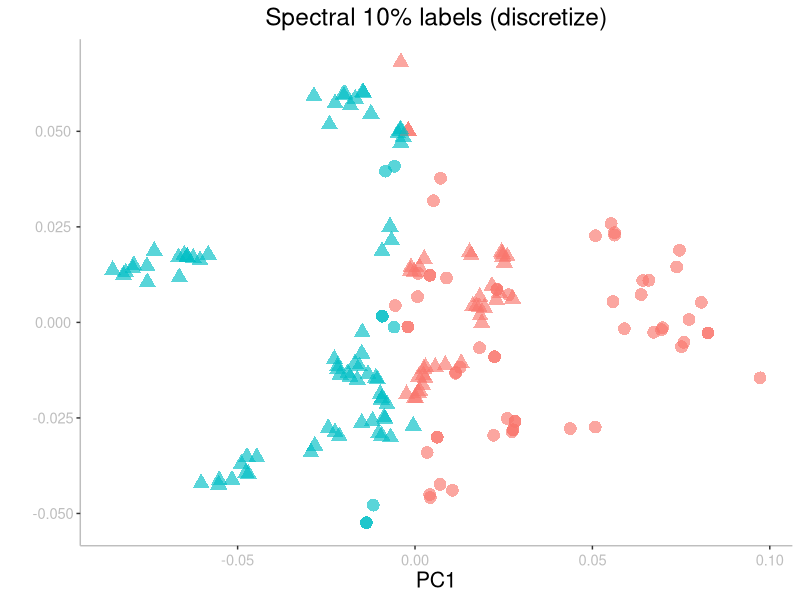
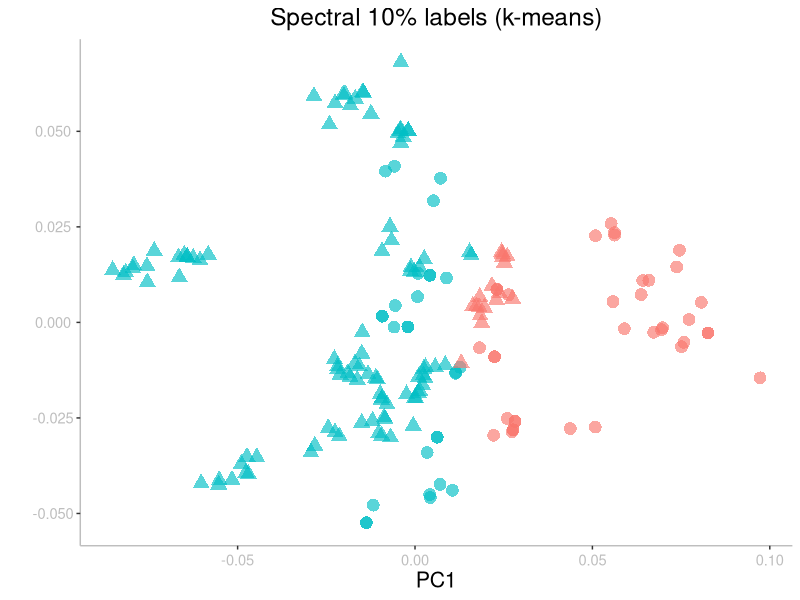
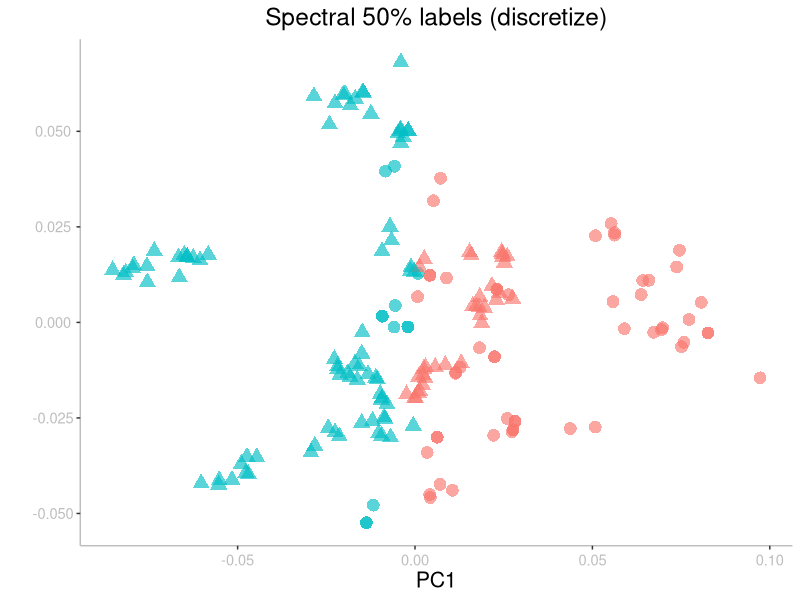
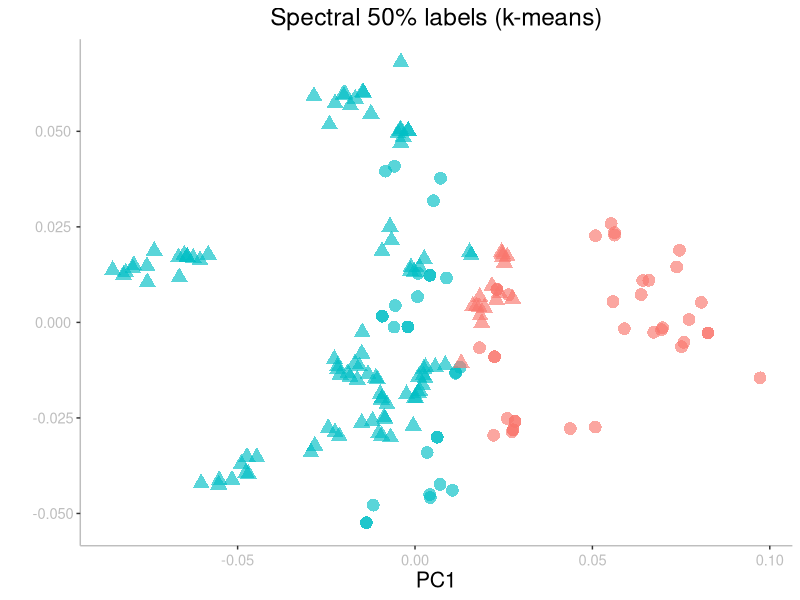
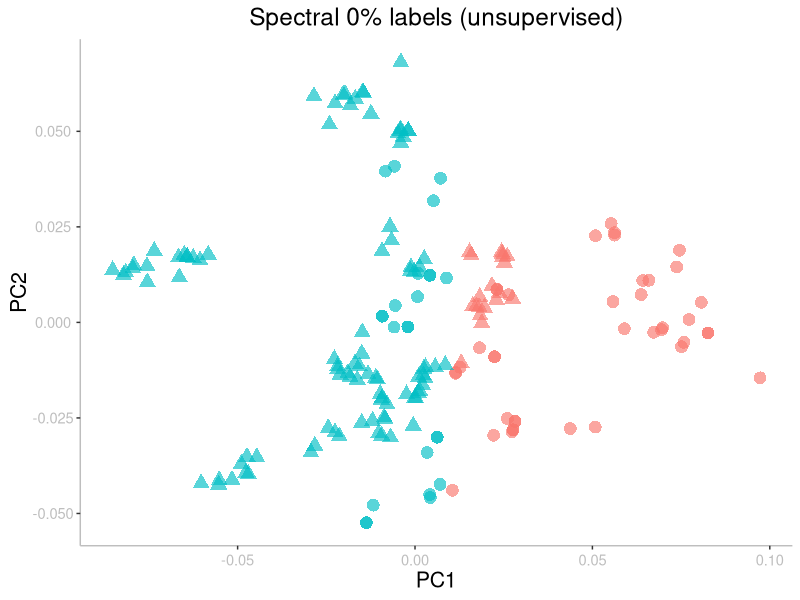
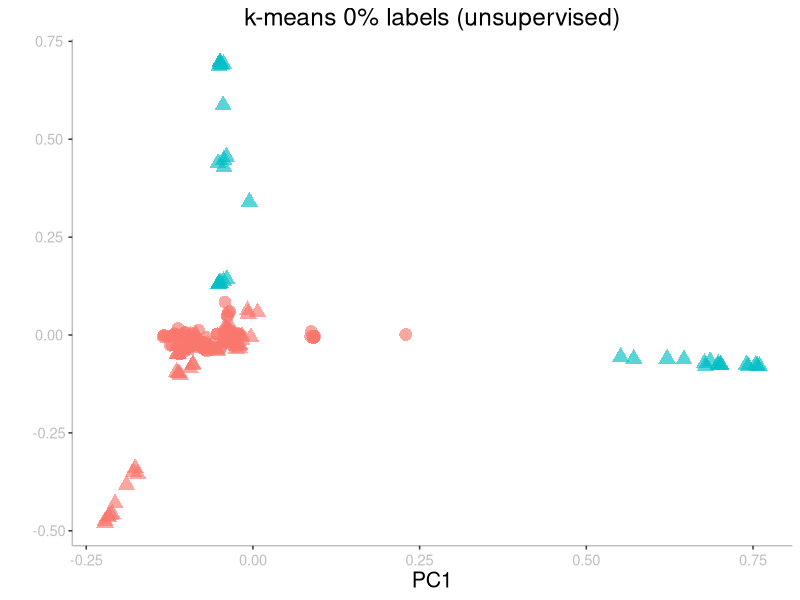
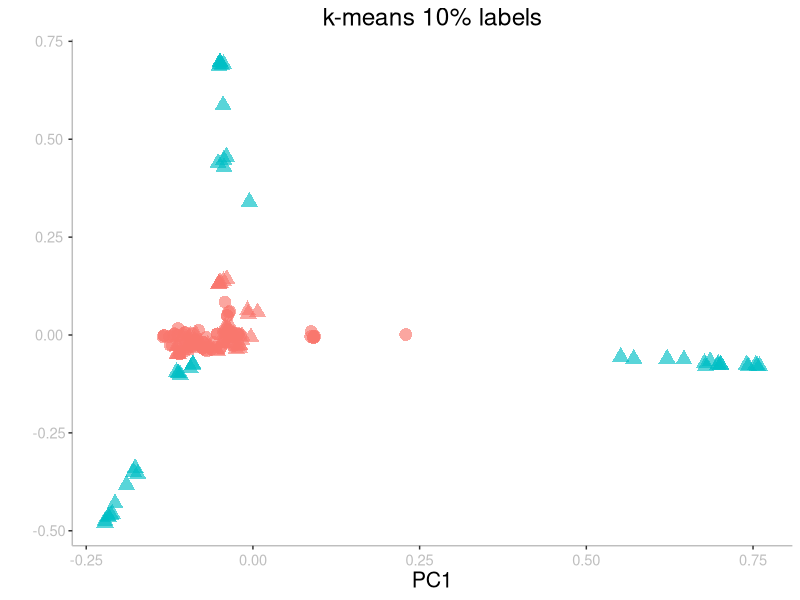
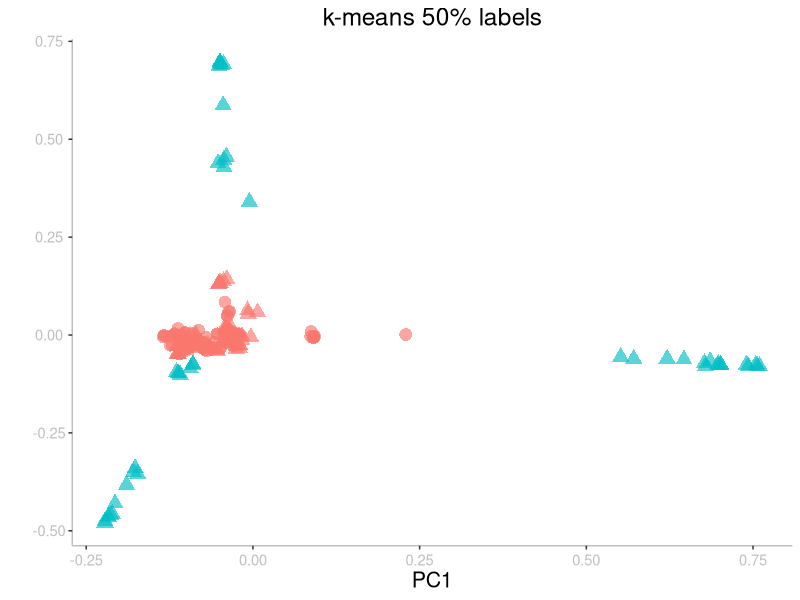

R code for these plots, in order:
## ---- chunk 1
dat = read.table("spectral_output/spectral_export_PCA.csv", header=TRUE, sep=",")
str(dat)


## adding predicted labels for semi 10 dis
tmpdat = read.table("spectral_output/spectral_result_semi_10_dis.csv", header=TRUE, sep=",")
str(tmpdat)

## add column to dat
dat$pred10dis = tmpdat$X0

## adding predicted labels for semi 10 kmeans
tmpdat = read.table("spectral_output/spectral_result_semi_10_kmeans.csv", header=TRUE, sep=",")
str(tmpdat)

## add column to dat
dat$pred10k = tmpdat$X0

## adding predicted labels for semi 50 dis
tmpdat = read.table("spectral_output/spectral_result_semi_50_dis.csv", header=TRUE, sep=",")
str(tmpdat)

## add column to dat
dat$pred50dis = tmpdat$X0

## adding predicted labels for semi 50 kmeans
tmpdat = read.table("spectral_output/spectral_result_semi_50_kmeans.csv", header=TRUE, sep=",")
str(tmpdat)

## add column to dat
dat$pred50k = tmpdat$X0

## adding predicted labels for unsupervised
tmpdat = read.table("spectral_output/spectral_unsupervised_result.csv", header=TRUE, sep=",")
str(tmpdat)

## add column to dat
dat$pred.unsup = tmpdat$X0


## Data has all columns:
str(dat)

## Computed raw accuracies:
sum((dat$label - dat$pred10dis)^2)
sum((dat$label - dat$pred10k)^2)
sum((dat$label - dat$pred50dis)^2)
sum((dat$label - dat$pred10k)^2)
sum((dat$label - dat$pred.unsup)^2)
## ---- chunk 2
library(ggplot2)

p = ggplot(dat,aes(x=dimension1, y=dimension2, color=as.factor(pred10dis),shape=as.factor(label)))+geom_point(cex=4, alpha=0.65)+
   xlab("PC1") + ylab(" ")+ ggtitle("Spectral 10% labels (discretize)")+
   theme(
    plot.title = element_text(hjust=0.5, size=rel(1.6)),
    axis.title.x = element_text(size=rel(1.4)),
    axis.title.y = element_text(size=rel(1.4), angle=90, vjust=0.5, hjust=0.5),
    axis.text.x = element_text(colour="grey", size=rel(1.2), angle=0, hjust=.5, vjust=.5, face="plain"),
    axis.text.y = element_text(colour="grey", size=rel(1.2), angle=0, hjust=.5, vjust=.5, face="plain"),
    legend.text=element_text(size=rel(1.2)), legend.title=element_text(size=rel(1.5)),
    panel.background = element_blank(),
    axis.line = element_line(colour = "grey"),
    legend.position="none"
  )

p2 = ggplot(dat,aes(x=dimension1, y=dimension2, color=as.factor(pred10k),shape=as.factor(label)))+geom_point(cex=4, alpha=0.65)+
   xlab("PC1") + ylab(" ")+ ggtitle("Spectral 10% labels (k-means)")+
   theme(
    plot.title = element_text(hjust=0.5, size=rel(1.6)),
    axis.title.x = element_text(size=rel(1.4)),
    axis.title.y = element_text(size=rel(1.4), angle=90, vjust=0.5, hjust=0.5),
    axis.text.x = element_text(colour="grey", size=rel(1.2), angle=0, hjust=.5, vjust=.5, face="plain"),
    axis.text.y = element_text(colour="grey", size=rel(1.2), angle=0, hjust=.5, vjust=.5, face="plain"),
    legend.text=element_text(size=rel(1.2)), legend.title=element_text(size=rel(1.5)),
    panel.background = element_blank(),
    axis.line = element_line(colour = "grey"),
    legend.position="none"
  )

p3 = ggplot(dat,aes(x=dimension1, y=dimension2, color=as.factor(pred50dis),shape=as.factor(label)))+geom_point(cex=4, alpha=0.65)+
   xlab("PC1") + ylab(" ")+ ggtitle("Spectral 50% labels (discretize)")+
   theme(
    plot.title = element_text(hjust=0.5, size=rel(1.6)),
    axis.title.x = element_text(size=rel(1.4)),
    axis.title.y = element_text(size=rel(1.4), angle=90, vjust=0.5, hjust=0.5),
    axis.text.x = element_text(colour="grey", size=rel(1.2), angle=0, hjust=.5, vjust=.5, face="plain"),
    axis.text.y = element_text(colour="grey", size=rel(1.2), angle=0, hjust=.5, vjust=.5, face="plain"),
    legend.text=element_text(size=rel(1.2)), legend.title=element_text(size=rel(1.5)),
    panel.background = element_blank(),
    axis.line = element_line(colour = "grey"),
    legend.position="none"
  )

p4 = ggplot(dat,aes(x=dimension1, y=dimension2, color=as.factor(pred50k),shape=as.factor(label)))+geom_point(cex=4, alpha=0.65)+
   xlab("PC1") + ylab(" ")+ ggtitle("Spectral 50% labels (k-means)")+
   theme(
    plot.title = element_text(hjust=0.5, size=rel(1.6)),
    axis.title.x = element_text(size=rel(1.4)),
    axis.title.y = element_text(size=rel(1.4), angle=90, vjust=0.5, hjust=0.5),
    axis.text.x = element_text(colour="grey", size=rel(1.2), angle=0, hjust=.5, vjust=.5, face="plain"),
    axis.text.y = element_text(colour="grey", size=rel(1.2), angle=0, hjust=.5, vjust=.5, face="plain"),
    legend.text=element_text(size=rel(1.2)), legend.title=element_text(size=rel(1.5)),
    panel.background = element_blank(),
    axis.line = element_line(colour = "grey"),
    legend.position="none"
  )

p5 = ggplot(dat,aes(x=dimension1, y=dimension2, color=as.factor(pred.unsup),shape=as.factor(label)))+geom_point(cex=4, alpha=0.65)+
   xlab("PC1") + ylab("PC2")+ ggtitle("Spectral 0% labels (unsupervised)")+
   theme(
    plot.title = element_text(hjust=0.5, size=rel(1.6)),
    axis.title.x = element_text(size=rel(1.4)),
    axis.title.y = element_text(size=rel(1.4), angle=90, vjust=0.5, hjust=0.5),
    axis.text.x = element_text(colour="grey", size=rel(1.2), angle=0, hjust=.5, vjust=.5, face="plain"),
    axis.text.y = element_text(colour="grey", size=rel(1.2), angle=0, hjust=.5, vjust=.5, face="plain"),
    legend.text=element_text(size=rel(1.2)), legend.title=element_text(size=rel(1.5)),
    panel.background = element_blank(),
    axis.line = element_line(colour = "grey"),
    legend.position="none"
  )
p
p2
p3
p4
p5

## Saving plots
pdf("spectral-10dis.pdf",width=5,height=5)
p
dev.off()

pdf("spectral-10k.pdf",width=5,height=5)
p2
dev.off()

pdf("spectral-50dis.pdf",width=5,height=5)
p3
dev.off()

pdf("spectral-50k.pdf",width=5,height=5)
p4
dev.off()

pdf("spectral-unsup.pdf",width=5,height=5)
p5
dev.off()
## ---- chunk 3
dat0 = read.table("kmeans_output/test0_PCA.csv", header=TRUE, sep=",")
str(dat0)
dat0$PC1 = dat0$X0
dat0$PC2 = dat0$X1
dat0$pred0 = dat0$labels
dat0$label = dat$label ## using spectral data for the true labels of all

tmpdat = read.table("kmeans_output/test10_PCA.csv", header=TRUE, sep=",")
str(tmpdat)
dat0$pred10 = tmpdat$labels

tmpdat = read.table("kmeans_output/test50_PCA.csv", header=TRUE, sep=",")
str(tmpdat)
dat0$pred50 = tmpdat$labels

## Data has all columns:
str(dat0)

## Computed raw accuracies:
sum((dat0$label - dat0$pred0)^2)
sum((dat0$label - dat0$pred10)^2)
sum((dat0$label - dat0$pred50)^2)
## ---- chunk 4
library(ggplot2)

p = ggplot(dat0,aes(x=PC1, y=PC2, color=as.factor(pred0),shape=as.factor(label)))+geom_point(cex=4, alpha=0.65)+
   xlab("PC1") + ylab(" ")+ ggtitle("k-means 0% labels (unsupervised)")+
   theme(
    plot.title = element_text(hjust=0.5, size=rel(1.6)),
    axis.title.x = element_text(size=rel(1.4)),
    axis.title.y = element_text(size=rel(1.4), angle=90, vjust=0.5, hjust=0.5),
    axis.text.x = element_text(colour="grey", size=rel(1.2), angle=0, hjust=.5, vjust=.5, face="plain"),
    axis.text.y = element_text(colour="grey", size=rel(1.2), angle=0, hjust=.5, vjust=.5, face="plain"),
    legend.text=element_text(size=rel(1.2)), legend.title=element_text(size=rel(1.5)),
    panel.background = element_blank(),
    axis.line = element_line(colour = "grey"),
    legend.position="none"
  )

p2 = ggplot(dat0,aes(x=PC1, y=PC2, color=as.factor(pred10),shape=as.factor(label)))+geom_point(cex=4, alpha=0.65)+
   xlab("PC1") + ylab(" ")+ ggtitle("k-means 10% labels")+
   theme(
    plot.title = element_text(hjust=0.5, size=rel(1.6)),
    axis.title.x = element_text(size=rel(1.4)),
    axis.title.y = element_text(size=rel(1.4), angle=90, vjust=0.5, hjust=0.5),
    axis.text.x = element_text(colour="grey", size=rel(1.2), angle=0, hjust=.5, vjust=.5, face="plain"),
    axis.text.y = element_text(colour="grey", size=rel(1.2), angle=0, hjust=.5, vjust=.5, face="plain"),
    legend.text=element_text(size=rel(1.2)), legend.title=element_text(size=rel(1.5)),
    panel.background = element_blank(),
    axis.line = element_line(colour = "grey"),
    legend.position="none"
  )

p3 = ggplot(dat0,aes(x=PC1, y=PC2, color=as.factor(pred50),shape=as.factor(label)))+geom_point(cex=4, alpha=0.65)+
   xlab("PC1") + ylab(" ")+ ggtitle("k-means 50% labels")+
   theme(
    plot.title = element_text(hjust=0.5, size=rel(1.6)),
    axis.title.x = element_text(size=rel(1.4)),
    axis.title.y = element_text(size=rel(1.4), angle=90, vjust=0.5, hjust=0.5),
    axis.text.x = element_text(colour="grey", size=rel(1.2), angle=0, hjust=.5, vjust=.5, face="plain"),
    axis.text.y = element_text(colour="grey", size=rel(1.2), angle=0, hjust=.5, vjust=.5, face="plain"),
    legend.text=element_text(size=rel(1.2)), legend.title=element_text(size=rel(1.5)),
    panel.background = element_blank(),
    axis.line = element_line(colour = "grey"),
    legend.position="none"
  )

p
p2
p3

## Saving plots
pdf("kmeans-0.pdf",width=5,height=5)
p
dev.off()

pdf("kmeans-10.pdf",width=5,height=5)
p2
dev.off()

pdf("kmeans-50.pdf",width=5,height=5)
p3
dev.off()
## ---- chunk 5
dat = read.table("gmm_output/pca.csv", header=TRUE, sep=",")
str(dat)

tmpdat = read.table("gmm_output/predictions_10.csv", header=TRUE, sep=",")
str(tmpdat)
dat$pred10 = tmpdat$Labels

tmpdat = read.table("gmm_output/predictions_50.csv", header=TRUE, sep=",")
str(tmpdat)
dat$pred50 = tmpdat$Labels

tmpdat = read.table("gmm_output/predictions_unsup.csv", header=TRUE, sep=",")
str(tmpdat)
dat$pred0 = tmpdat$Labels

## Data has all columns:
str(dat)

## Computed raw accuracies:
sum((dat$target - dat$pred0)^2)
sum((dat$target - dat$pred10)^2)
sum((dat$target - dat$pred50)^2)
## ---- chunk 6
library(ggplot2)

p = ggplot(dat,aes(x=principal.component.1, y=principal.component.2, color=as.factor(pred0),shape=as.factor(target)))+geom_point(cex=4, alpha=0.65)+
   xlab("PC1") + ylab(" ")+ ggtitle("GMM 0% labels (unsupervised)")+
   theme(
    plot.title = element_text(hjust=0.5, size=rel(1.6)),
    axis.title.x = element_text(size=rel(1.4)),
    axis.title.y = element_text(size=rel(1.4), angle=90, vjust=0.5, hjust=0.5),
    axis.text.x = element_text(colour="grey", size=rel(1.2), angle=0, hjust=.5, vjust=.5, face="plain"),
    axis.text.y = element_text(colour="grey", size=rel(1.2), angle=0, hjust=.5, vjust=.5, face="plain"),
    legend.text=element_text(size=rel(1.2)), legend.title=element_text(size=rel(1.5)),
    panel.background = element_blank(),
    axis.line = element_line(colour = "grey"),
    legend.position="none"
  )

p2 = ggplot(dat,aes(x=principal.component.1, y=principal.component.2, color=as.factor(pred10),shape=as.factor(target)))+geom_point(cex=4, alpha=0.65)+
   xlab("PC1") + ylab(" ")+ ggtitle("GMM 10% labels")+
   theme(
    plot.title = element_text(hjust=0.5, size=rel(1.6)),
    axis.title.x = element_text(size=rel(1.4)),
    axis.title.y = element_text(size=rel(1.4), angle=90, vjust=0.5, hjust=0.5),
    axis.text.x = element_text(colour="grey", size=rel(1.2), angle=0, hjust=.5, vjust=.5, face="plain"),
    axis.text.y = element_text(colour="grey", size=rel(1.2), angle=0, hjust=.5, vjust=.5, face="plain"),
    legend.text=element_text(size=rel(1.2)), legend.title=element_text(size=rel(1.5)),
    panel.background = element_blank(),
    axis.line = element_line(colour = "grey"),
    legend.position="none"
  )

p3 = ggplot(dat,aes(x=principal.component.1, y=principal.component.2, color=as.factor(pred50),shape=as.factor(target)))+geom_point(cex=4, alpha=0.65)+
   xlab("PC1") + ylab(" ")+ ggtitle("GMM 50% labels")+
   theme(
    plot.title = element_text(hjust=0.5, size=rel(1.6)),
    axis.title.x = element_text(size=rel(1.4)),
    axis.title.y = element_text(size=rel(1.4), angle=90, vjust=0.5, hjust=0.5),
    axis.text.x = element_text(colour="grey", size=rel(1.2), angle=0, hjust=.5, vjust=.5, face="plain"),
    axis.text.y = element_text(colour="grey", size=rel(1.2), angle=0, hjust=.5, vjust=.5, face="plain"),
    legend.text=element_text(size=rel(1.2)), legend.title=element_text(size=rel(1.5)),
    panel.background = element_blank(),
    axis.line = element_line(colour = "grey"),
    legend.position="none"
  )

p
p2
p3

## Saving plots
pdf("gmm-0.pdf",width=5,height=5)
p
dev.off()

pdf("gmm-10.pdf",width=5,height=5)
p2
dev.off()

pdf("gmm-50.pdf",width=5,height=5)
p3
dev.off()
